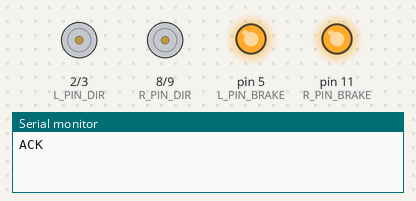
The sketch below on a simulated Arduino Uno, built with avr-gcc and run on an emulated ATmega328P. On the bench: direction and speed pins drawn as motors (green arrow = direction pin HIGH = forward, orange = LOW = backward, longer = more drive), output pins drawn as LEDs (lit = HIGH), the last lines printed to the serial monitor.

Above: at 0.1 s.
At 2.1 s:
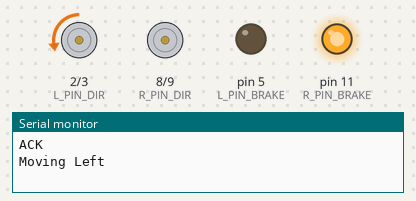
At 5.1 s:
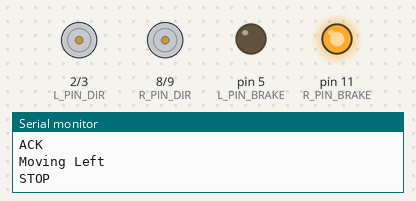
At 5.6 s:
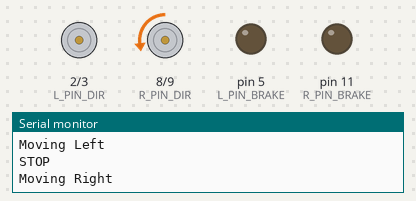
At 8.6 s:
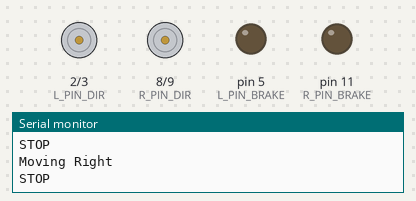
Timing chart, 0 to 10.1 s (numbered marks = the images above):
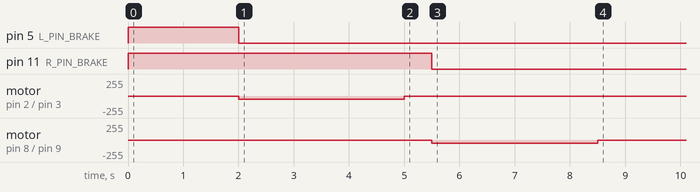

The sketch:

testBase.ino
```cpp
// Pin Declarations

#define R_PIN_DIR 8//2      // Motor direction signal
#define R_PIN_PWM 9//3      // PWM motor speed control
#define R_PIN_SPEED 10//4   // SC Speed Pulse Output from RioRand board
#define R_PIN_BRAKE 11//5    // Motor brake signal (active low)

#define L_PIN_DIR 2//8      // Motor direction signal
#define L_PIN_PWM 3//9      // PWM motor speed control
#define L_PIN_SPEED 4//10   // SC Speed Pulse Output from RioRand board
#define L_PIN_BRAKE 5//11    // Motor brake signal (active low)
#define TAU 100

void setup() {
  Serial.begin(115200);
    pinMode(L_PIN_SPEED, INPUT);
    pinMode(L_PIN_PWM, OUTPUT);
    pinMode(L_PIN_BRAKE, OUTPUT);
    pinMode(L_PIN_DIR, OUTPUT);

    pinMode(R_PIN_SPEED, INPUT);
    pinMode(R_PIN_PWM, OUTPUT);
    pinMode(R_PIN_BRAKE, OUTPUT);
    pinMode(R_PIN_DIR, OUTPUT);

    // Set initial pin states
    digitalWrite(L_PIN_BRAKE, true);
    digitalWrite(L_PIN_DIR, false);
    analogWrite(L_PIN_PWM, 0);

    digitalWrite(R_PIN_BRAKE, true);
    digitalWrite(R_PIN_DIR, false);
    analogWrite(R_PIN_PWM, 0);
    Serial.println("ACK");
    delay(2000);

  simpleTest();
}

void loop() {
//  testMotor();
  delay(1000);

}

void simpleTest() {
  Serial.println("Moving Left");
  digitalWrite(L_PIN_BRAKE, false);
  analogWrite(L_PIN_PWM, 50);
  delay(3000);
  analogWrite(L_PIN_PWM, 0);
  Serial.println("STOP");
  delay(500);
  Serial.println("Moving Right");
  digitalWrite(R_PIN_BRAKE, false);
  analogWrite(R_PIN_PWM, 50);
  delay(3000);
  analogWrite(R_PIN_PWM, 0);
  Serial.println("STOP");
  delay(500);
}

void testMotor(){
  Serial.println("Moving Right");
  digitalWrite(R_PIN_DIR, LOW);
  for(int v = 0; v < 255; v++){
    analogWrite(R_PIN_PWM, v);
    Serial.println(analogRead(A1));
    delay(TAU);
  }
  for(int v = 255; v >=0; v--){
    analogWrite(R_PIN_PWM, v);
    Serial.println(analogRead(A1));
    delay(TAU);
  }
  Serial.println("Moving Left");
  digitalWrite(L_PIN_DIR, HIGH);
  for(int v = 0; v < 255; v++){
    analogWrite(L_PIN_PWM, v);
    Serial.println(analogRead(A1));
    delay(TAU);
  }
  for(int v = 255; v >=0; v--){
    analogWrite(L_PIN_PWM, v);
    Serial.println(analogRead(A1));
    delay(TAU);
  }
}
```
